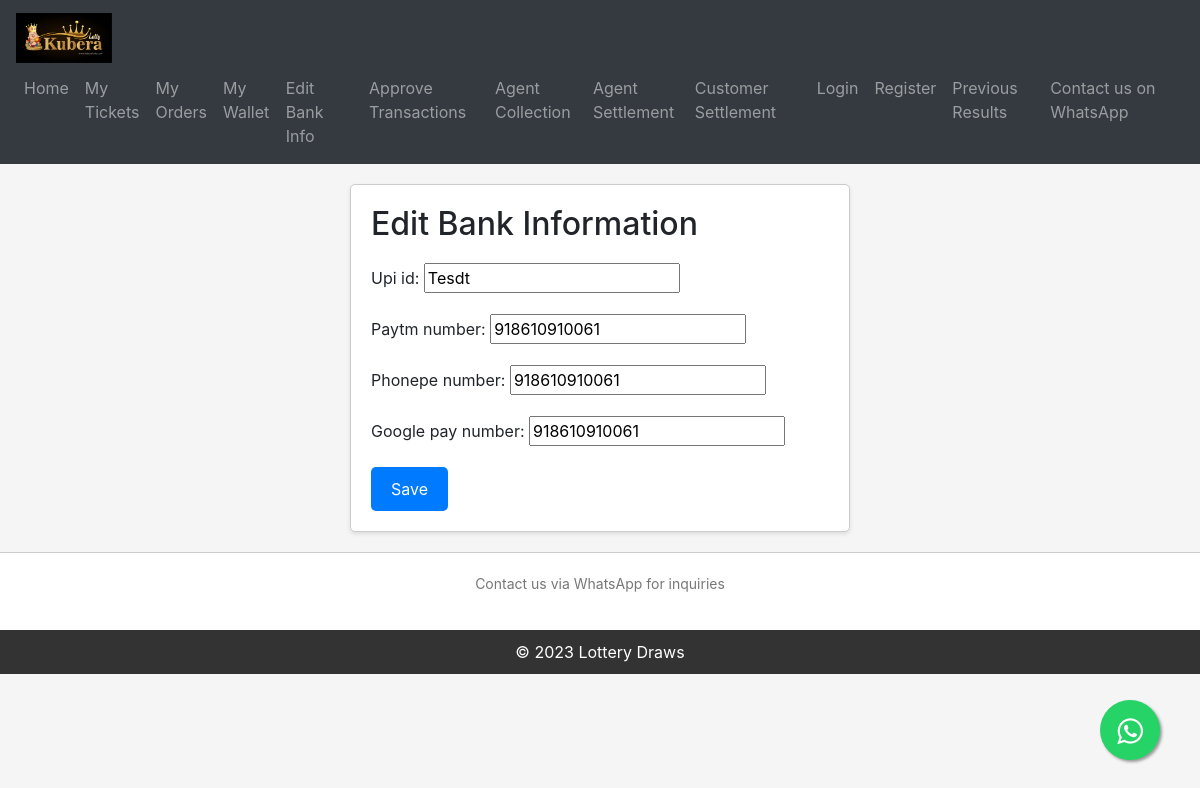
Page /edit_bank_info/ (signed in) on the committed database.
### KuberaApp/models.py (models this page shows, shortened)
class User(AbstractUser):
    USER_TYPE_CHOICES = (
        ('customer', 'Customer'),
        ('agent', 'Agent'),
        ('supervisor', 'Supervisor'),
    )
    user_type = models.CharField(max_length=20, choices=USER_TYPE_CHOICES)
    upi_id = models.CharField(max_length=50, blank=True, null=True)
    paytm_number = models.CharField(max_length=15, blank=True, null=True)
    phonepe_number = models.CharField(max_length=15, blank=True, null=True)
    google_pay_number = models.CharField(max_length=15, blank=True, null=True)

### KuberaApp/views.py (the view)
# urls.py: path('edit_bank_info/', views.edit_bank_info, name='edit_bank_info'),
@login_required(login_url='login')
def edit_bank_info(request):
    user = request.user
    if request.method == 'POST':
        form = BankInfoForm(request.POST, instance=user)
        if form.is_valid():
            form.save()
            return redirect('edit_bank_info')
    else:
        form = BankInfoForm(instance=user)
    context = {'form': form}
    return render(request, 'kuberaapp/edit_bank_info.html', context)

### KuberaApp/forms.py
class BankInfoForm(forms.ModelForm):
    class Meta:
        model = User
        fields = ['upi_id', 'paytm_number', 'phonepe_number', 'google_pay_number']

### KuberaApp/context_processor.py (called while the page is built)
def website_info_context(request):
    try:
        website_info = WebsiteInfo.objects.first()  # Retrieve the first WebsiteInfo object
    except WebsiteInfo.DoesNotExist:
        website_info = None
    context = {
        'website_info': website_info
    }
    return context

### templates/kuberaapp/edit_bank_info.html (shortened to what this page needs)
{% extends 'base.html' %}
{% block content %}
<div class="container">
    <h2>Edit Bank Information</h2>
    <form method="post">
        {{ form.as_p }}
        <button type="submit">Save</button>
    </form>
</div>
{% endblock %}

### templates/base.html (style rules this page uses)
body { margin: 0; padding: 0; background-color: #f5f5f5; }
.container { margin-top: 20px; padding: 20px; background-color: #fff; border-radius: 8px; box-shadow: 0px 0px 10px rgba(0, 0, 0, 0.1); }

### templates/kuberaapp/edit_bank_info.html (style rules this page uses)
.container { margin: 20px auto; padding: 20px; border: 1px solid #ccc; border-radius: 5px; max-width: 500px; background-color: #fff; box-shadow: 0px 2px 4px rgba(0, 0, 0, 0.1); }
form { margin-top: 20px; }
form button { background-color: #007bff; color: #fff; border: none; padding: 10px 20px; border-radius: 5px; cursor: pointer; }

### rows in the picture
User: upi_id "Tesdt", paytm_number "918610910061", phonepe_number "918610910061", google_pay_number "918610910061"
